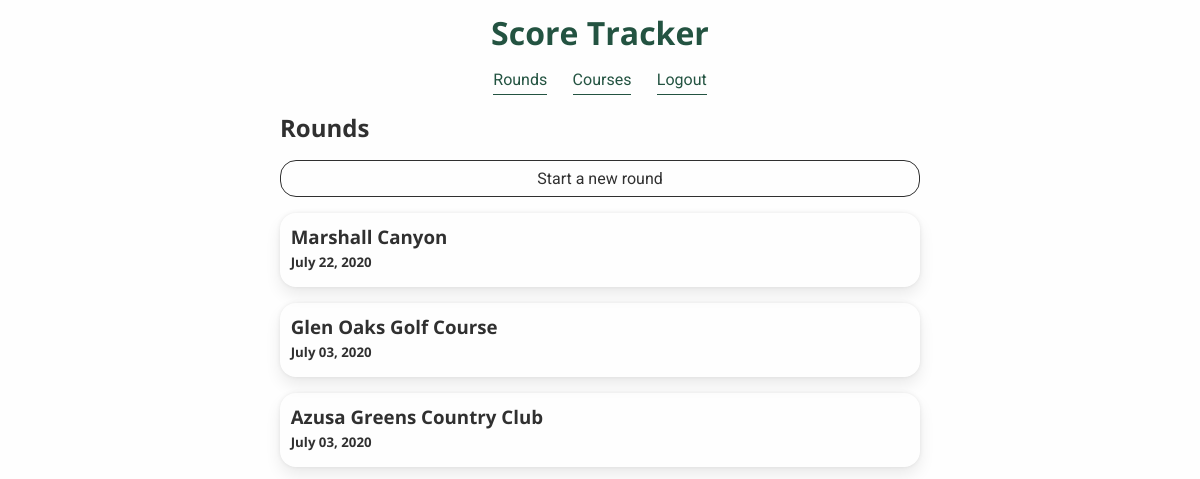
Page / (signed in) on the committed database.
### golfapp/models.py (models this page shows, shortened)
class Round(models.Model):
    course = models.ForeignKey('Course', on_delete=models.SET_NULL, null=True)
    name = models.CharField(max_length=255, null=True, blank=True, verbose_name='Title this round (optional)')
    created_by = models.ForeignKey(settings.AUTH_USER_MODEL, on_delete=models.SET_NULL, null=True, blank=True)
    created_on = models.DateTimeField(default=datetime.now)
    completed_on = models.DateTimeField(null=True, blank=True)
    tee_color = models.ForeignKey('TeeColor', on_delete=models.SET_NULL, null=True, blank=False, related_name='teecolor')
    class Meta:
        ordering = ['-created_on']

class Course(models.Model):
    name = models.CharField(max_length=255)
    city = models.CharField(max_length=255)
    state = models.CharField(max_length=255)
    tee_colors = models.ManyToManyField('TeeColor', blank=False, related_name='courses') # Each hole must be attached to a course.
    class Meta:
        ordering = ['name']

### golfapp/views.py (the view)
# urls.py: path('', HomeView.as_view(), name='home'),
class HomeView(TemplateView):
    template_name = 'home.html'
    def get_context_data(self, **kwargs):
        context = super(HomeView, self).get_context_data(**kwargs)
        if (self.request.user.is_active):
            context['rounds'] = Round.objects.select_related().filter(created_by=self.request.user)
        return context

### templates/home.html (shortened to what this page needs)
{% extends 'base.html' %}
{% block content %}
<div class="text-container">
{% if user.is_authenticated %}
<h2>Rounds</h2>
<div class="link-button">
    <a href="{% url 'round_create' %}" >Start a new round</a>
</div>
{% for round in rounds %}
<a href="{% url 'round_detail' round.id %}" class="round-link"><div class="rounds-container">
    <h3>{{ round.course.name }}</h3>
    <h5>{{ round.created_on|date:"F d, Y" }}</h5>
</div></a>
{% endfor %}
{% else %}
<h2>Welcome!</h2>
<p>Login or create an account to start tracking your rounds.</p>
{% endif %}
</div>
{% endblock %}

### static/css/golfapp.css (style rules this page uses)
* { font-family: 'Roboto', sans-serif; color: #303030; }
body { background-color: #FEFEFE; margin: 0; }
h1, h2, h3, h4, h5, h6, h1 a, h2 a, h3 a, h4 a { font-family: 'Open Sans', sans-serif; margin:0; }
.courses-container, .rounds-container { padding: 0.67em; padding-bottom: 1em; box-shadow: 0 8px 16px 0 rgba(0,0,0,.08), 0 0 4px 0 rgba(0,0,0,.08); border-radius: 1em; }
.courses-container > h5, .rounds-container > h5 { padding-top:0.33em; }
.course-link, .round-link { display:block; text-decoration: none; margin: 1.2em 0; width: 100%; height: 100% }
.link-button { border: solid 1px #303030; border-radius: 1em; margin: 1em; position: relative; }
.link-button > a { text-align: center; display:inline-block; text-decoration: none; padding: 0.5em 0; width: 100%; height: 100% }
@media only screen and (min-width: 40em) { h2, .link-button, .round-link, .course-link { max-width: 40rem; } }
@media only screen and (min-width: 40em) { h2 { margin: 0 auto; } }
@media only screen and (min-width: 40em) { .course-link, .round-link, .link-button { margin: 1em auto; } }
@media only screen and (min-width: 40em) { .text-container, .hole-list-container { min-width: 0; max-width: 40rem; margin: 0 auto; } }
@media only screen and (min-width: 40em) { .text-container { margin-bottom: 1em; } }

### rows in the picture
Round: course.name "Marshall Canyon", created_on "July 22, 2020"
Round: course.name "Glen Oaks Golf Course", created_on "July 03, 2020"
Round: course.name "Azusa Greens Country Club", created_on "July 03, 2020"
